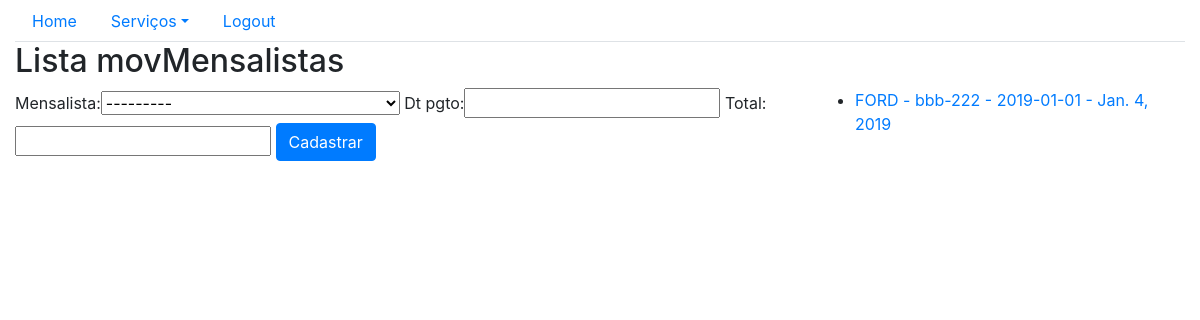
Before: /sistema/mov_mensalistas with the older database file.
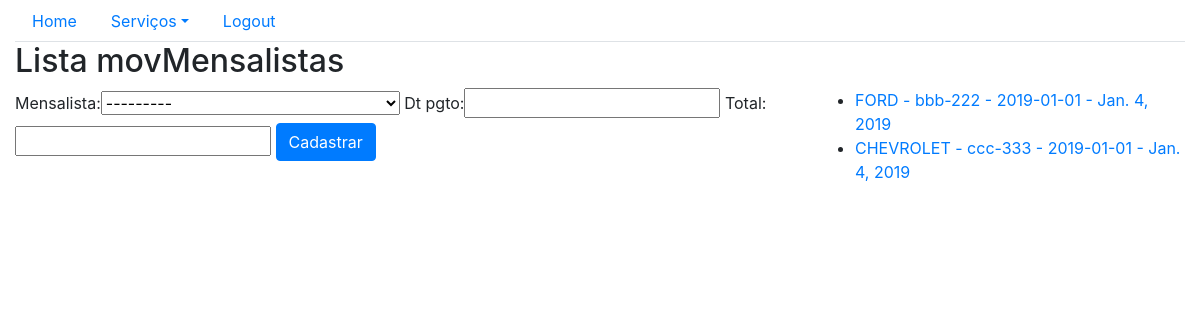
After: the same page with the newer database file.
### core/models.py (models this page shows, shortened)
class MovMensalista(models.Model):
    mensalista = models.ForeignKey(Mensalista, on_delete = models.CASCADE)
    dt_pgto = models.DateField()
    total = models.DecimalField(max_digits=6, decimal_places=2)

class Mensalista(models.Model):
    veiculo = models.ForeignKey(Veiculo, on_delete=models.CASCADE)
    inicio = models.DateField()
    valor_mes = models.DecimalField(max_digits=6,decimal_places=2)
    def __str__(self):
        return str (self.veiculo) + ' - ' + str(self.inicio)

class Veiculo(models.Model):
    marca = models.ForeignKey(Marca,  on_delete = models.CASCADE)
    proprietario = models.ForeignKey(Pessoa,  on_delete = models.CASCADE)
    placa = models.CharField(max_length=7)
    cor = models.CharField(max_length=15)
    observacoes = models.TextField()
    def __str__(self):
        return self.marca.nome + ' - ' + self.placa

class Marca(models.Model):
    nome = models.CharField(max_length=50)

### core/views.py (the view)
# urls.py: path('mov_mensalistas', movMensalistas_lista, name='core_movMensalistas_lista'),
def movMensalistas_lista(request):
    lista = MovMensalista.objects.all() #efetua a busca no banco de todos os objetos dessa classe
    form = movMensalistasForm()
    data = {'movMensalistas':lista , 'form':form}
    return render(request, 'core/movMensalistas_lista.html', data)

### core/form.py
class movMensalistasForm(ModelForm):
    class Meta:
        model = MovMensalista
        fields = '__all__'

### core/templates/core/movMensalistas_lista.html (shortened to what this page needs)
{% extends 'base.html' %}
{% load bootstrap%}
{%block menu%}
    <ul class="nav nav-tabs">
        <li class="nav-item">
            <a class="nav-link" href="{% url 'core_home' %}">Home</a>
        </li>
        <li class="nav-item dropdown">
            <a class="nav-link dropdown-toggle" data-toggle="dropdown" href="#" role="button" aria-haspopup="true" aria-expanded="false">Serviços</a>
        </li>
        <li class="nav-item">
            <a class="nav-link" href="">Logout</a>
        </li>
    </ul>
{%endblock%}
{% block main %}
    <div class="row">
        <div class="col">
            <h2>Lista movMensalistas</h2>
        </div>
    </div>
    <div class="row">
        <div class="col-8">
            <form action="{% url 'core_movMensalistas_novo' %}" method="POST">
                {{form|bootstrap}}
                <button type="submit" class="btn btn-primary">Cadastrar</button>
            </form>
        </div>
        <div class="col-4">
            <ul>
                {% for item_da_vez in movMensalistas %}
                    <li>
                        <a href = "{% url 'core_movMensalistas_update' item_da_vez.id %}"> {{item_da_vez.mensalista}} - {{item_da_vez.dt_pgto}} </a>
                    </li>
                {%endfor%}
            </ul>
        </div>
    </div>
{% endblock %}

Changed rows visible on the page:
added MovMensalista: mensalista "CHEVROLET - ccc-333 - 2019-01-01", dt_pgto "Jan. 4, 2019"
